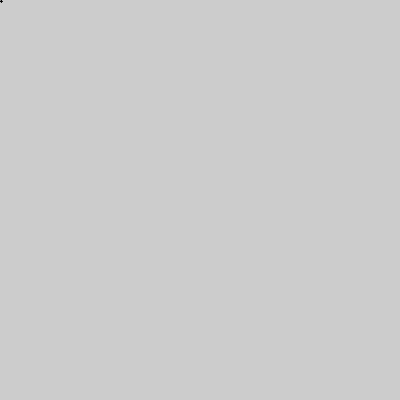
Frame 1 (no input)
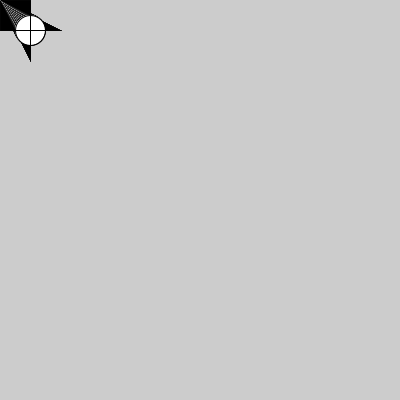
Frame 60 (the mouse pressed at the canvas centre just before this capture)
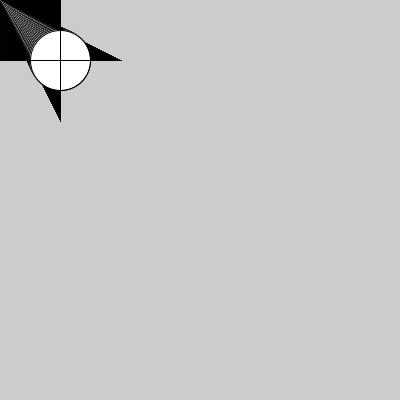
Frame 120 (the mouse held since frame 60 and released just before this capture)

The Processing sketch that drew these frames (run headless with seeded random() and noise(); from frame 60 on, the mouse is pressed at the canvas centre):

// Processing sketch: processing_135416
// ── processing_135416.pde

int width = 1;
int height = 1;
 
void setup(){
size(400, 400);
}
 
void draw(){
 
width = width + 1;
height = height +1;

ellipse(width/2, height/2, width/2, height/2);
line(width*0.5, 0, width*0.5, height);
line(0, height*0.5, width, height*0.5);


 
}
